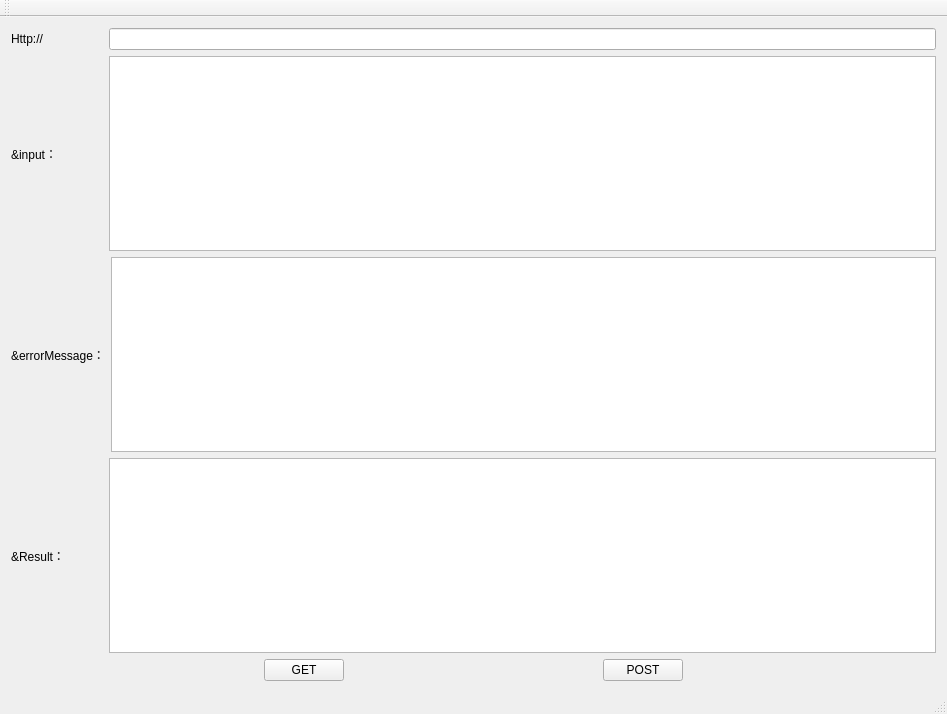
<?xml version="1.0" encoding="UTF-8"?>
<ui version="4.0">
 <class>QtTestRestFulDemoClass</class>
 <widget class="QMainWindow" name="QtTestRestFulDemoClass">
  <property name="geometry">
   <rect>
    <x>0</x>
    <y>0</y>
    <width>947</width>
    <height>714</height>
   </rect>
  </property>
  <property name="windowTitle">
   <string>QtTestRestFulDemo</string>
  </property>
  <widget class="QWidget" name="centralWidget">
   <layout class="QVBoxLayout" name="verticalLayout">
    <item>
     <layout class="QHBoxLayout" name="horizontalLayout" stretch="1,9">
      <item>
       <widget class="QLabel" name="label">
        <property name="text">
         <string>Http://</string>
        </property>
       </widget>
      </item>
      <item>
       <widget class="QLineEdit" name="lineEdit_Url"/>
      </item>
     </layout>
    </item>
    <item>
     <layout class="QHBoxLayout" name="horizontalLayout_6" stretch="1,9">
      <item>
       <widget class="QLabel" name="label_5">
        <property name="text">
         <string>&amp;input：</string>
        </property>
       </widget>
      </item>
      <item>
       <widget class="QTextEdit" name="textEdit_input"/>
      </item>
     </layout>
    </item>
    <item>
     <layout class="QHBoxLayout" name="horizontalLayout_4" stretch="1,9">
      <item>
       <widget class="QLabel" name="label_3">
        <property name="text">
         <string>&amp;errorMessage：</string>
        </property>
       </widget>
      </item>
      <item>
       <widget class="QTextEdit" name="textEdit_errorMessage"/>
      </item>
     </layout>
    </item>
    <item>
     <layout class="QHBoxLayout" name="horizontalLayout_2" stretch="1,9">
      <item>
       <widget class="QLabel" name="label_2">
        <property name="text">
         <string>&amp;Result：</string>
        </property>
       </widget>
      </item>
      <item>
       <widget class="QTextEdit" name="textEdit_Result"/>
      </item>
     </layout>
    </item>
    <item>
     <layout class="QHBoxLayout" name="horizontalLayout_3">
      <item>
       <spacer name="horizontalSpacer">
        <property name="orientation">
         <enum>Qt::Horizontal</enum>
        </property>
        <property name="sizeHint" stdset="0">
         <size>
          <width>40</width>
          <height>20</height>
         </size>
        </property>
       </spacer>
      </item>
      <item>
       <widget class="QPushButton" name="pushButton_GET">
        <property name="text">
         <string>GET</string>
        </property>
       </widget>
      </item>
      <item>
       <spacer name="horizontalSpacer_2">
        <property name="orientation">
         <enum>Qt::Horizontal</enum>
        </property>
        <property name="sizeHint" stdset="0">
         <size>
          <width>40</width>
          <height>20</height>
         </size>
        </property>
       </spacer>
      </item>
      <item>
       <widget class="QPushButton" name="pushButton_POST">
        <property name="text">
         <string>POST</string>
        </property>
       </widget>
      </item>
      <item>
       <spacer name="horizontalSpacer_3">
        <property name="orientation">
         <enum>Qt::Horizontal</enum>
        </property>
        <property name="sizeHint" stdset="0">
         <size>
          <width>40</width>
          <height>20</height>
         </size>
        </property>
       </spacer>
      </item>
     </layout>
    </item>
   </layout>
  </widget>
  <widget class="QMenuBar" name="menuBar">
   <property name="geometry">
    <rect>
     <x>0</x>
     <y>0</y>
     <width>947</width>
     <height>23</height>
    </rect>
   </property>
  </widget>
  <widget class="QToolBar" name="mainToolBar">
   <attribute name="toolBarArea">
    <enum>TopToolBarArea</enum>
   </attribute>
   <attribute name="toolBarBreak">
    <bool>false</bool>
   </attribute>
  </widget>
  <widget class="QStatusBar" name="statusBar"/>
 </widget>
 <layoutdefault spacing="6" margin="11"/>
 <resources>
  <include location="QtTestRestFulDemo.qrc"/>
 </resources>
 <connections/>
</ui>
